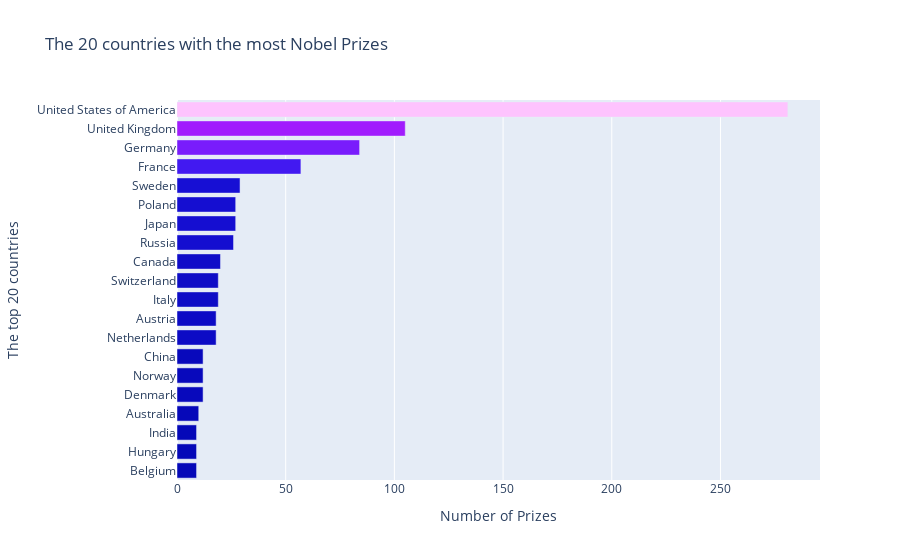

Notebook code for this chart:
### Code cell
top20_var = px.bar(x=top20_countries['prize'],
                   y=top20_countries['birth_country_current'],
                  orientation='h',
                  color = top20_countries.prize,
                  color_continuous_scale = 'plotly3',
                  title='The 20 countries with the most Nobel Prizes')

top20_var.update_layout(xaxis_title='Number of Prizes',
                        yaxis_title='The top 20 countries',
                       coloraxis_showscale=False)
top20_var.show()

### Figure 1 — Plotly figure (JSON) as saved in the notebook; plotly's stock layout.template omitted (floating-point values rounded to 4 significant figures)
{"data": [{"alignmentgroup": "True", "hovertemplate": "x=%{x}<br>y=%{y}<br>color=%{marker.color}<extra></extra>", "legendgroup": "", "marker": {"color": [9, 9, 9, 10, 12, 12, 12, 18, 18, 19, 19, 20, 26, 27, 27, 29, 57, 84, 105, 281], "coloraxis": "coloraxis", "pattern": {"shape": ""}}, "name": "", "offsetgroup": "", "orientation": "h", "showlegend": false, "textposition": "auto", "type": "bar", "x": [9, 9, 9, 10, 12, 12, 12, 18, 18, 19, 19, 20, 26, 27, 27, 29, 57, 84, 105, 281], "xaxis": "x", "y": ["Belgium", "Hungary", "India", "Australia", "Denmark", "Norway", "China", "Netherlands", "Austria", "Italy", "Switzerland", "Canada", "Russia", "Japan", "Poland", "Sweden", "France", "Germany", "United Kingdom", "United States of America"], "yaxis": "y"}], "layout": {"barmode": "relative", "coloraxis": {"colorbar": {"title": {"text": "color"}}, "colorscale": [[0, "#0508b8"], [0.08333, "#1910d8"], [0.1667, "#3c19f0"], [0.25, "#6b1cfb"], [0.3333, "#981cfd"], [0.4167, "#bf1cfd"], [0.5, "#dd2bfd"], [0.5833, "#f246fe"], [0.6667, "#fc67fd"], [0.75, "#fe88fc"], [0.8333, "#fea5fd"], [0.9167, "#febefe"], [1, "#fec3fe"]], "showscale": false}, "legend": {"tracegroupgap": 0}, "title": {"text": "The 20 countries with the most Nobel Prizes"}, "xaxis": {"anchor": "y", "domain": [0, 1], "title": {"text": "Number of Prizes"}}, "yaxis": {"anchor": "x", "domain": [0, 1], "title": {"text": "The top 20 countries"}}}}
